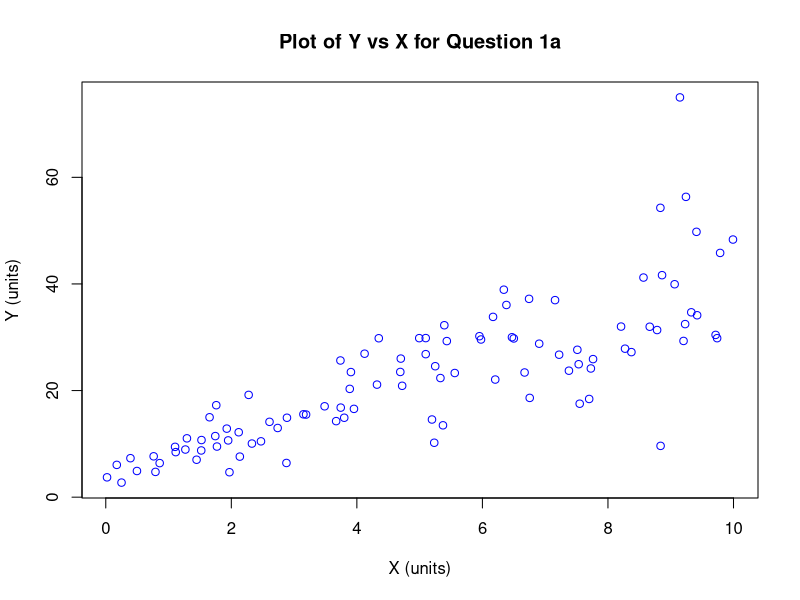
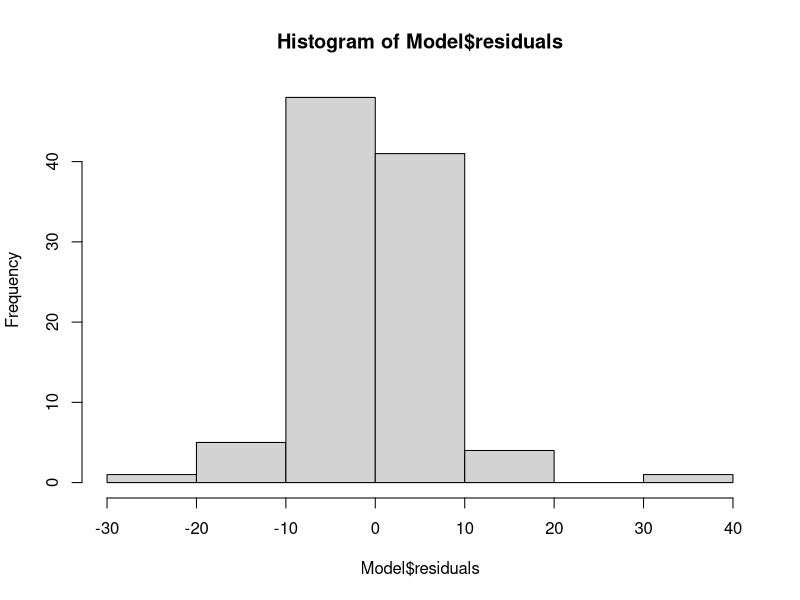
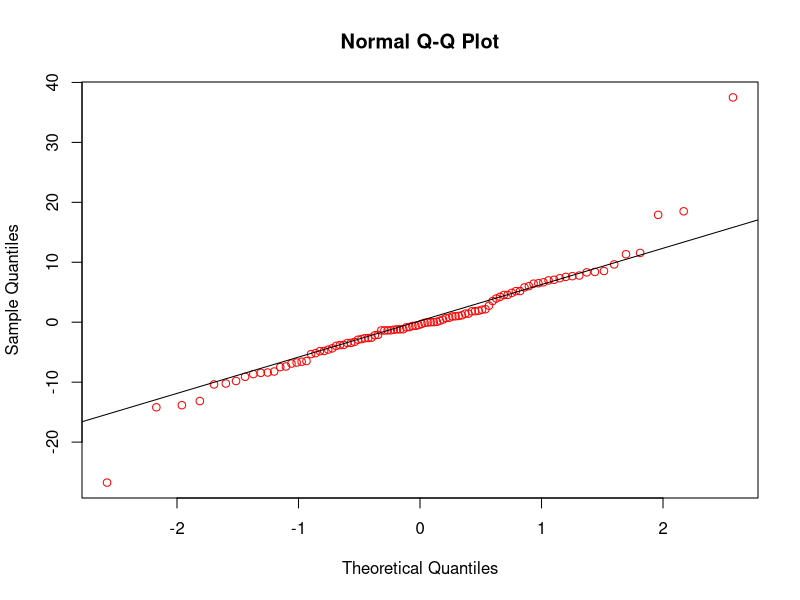
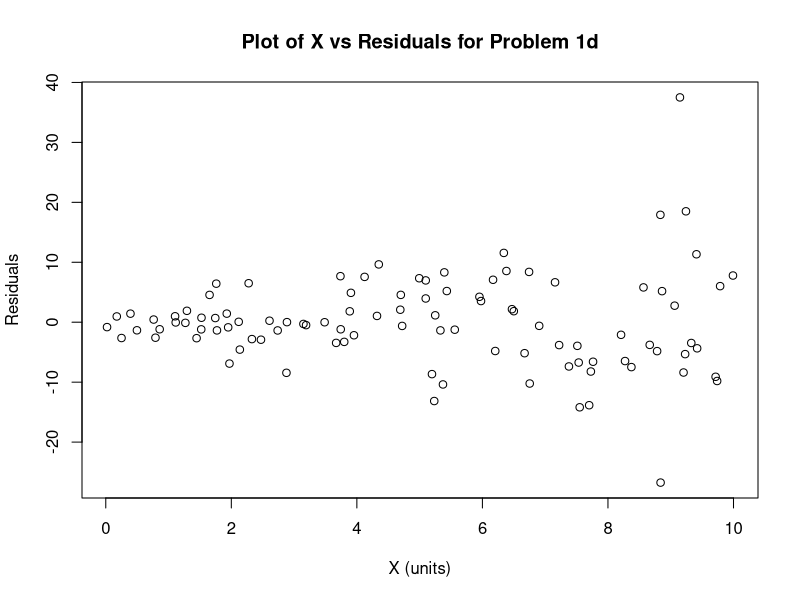
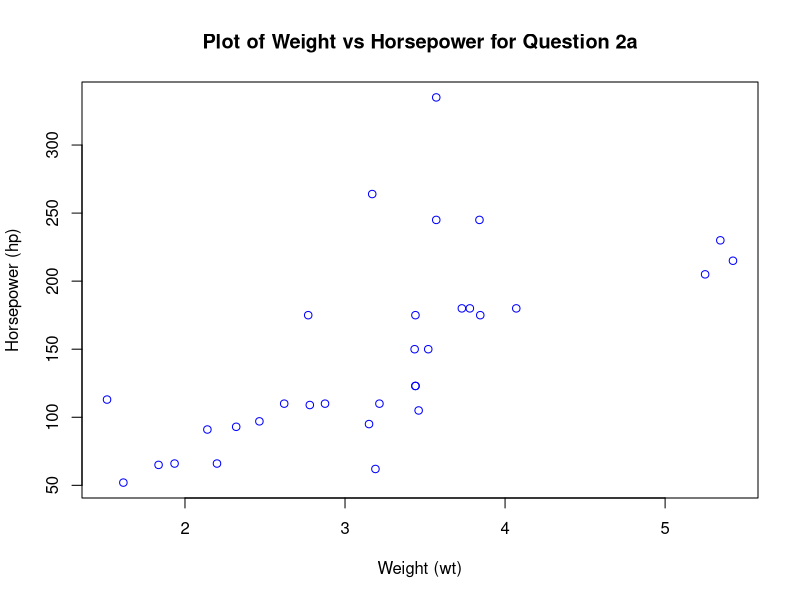
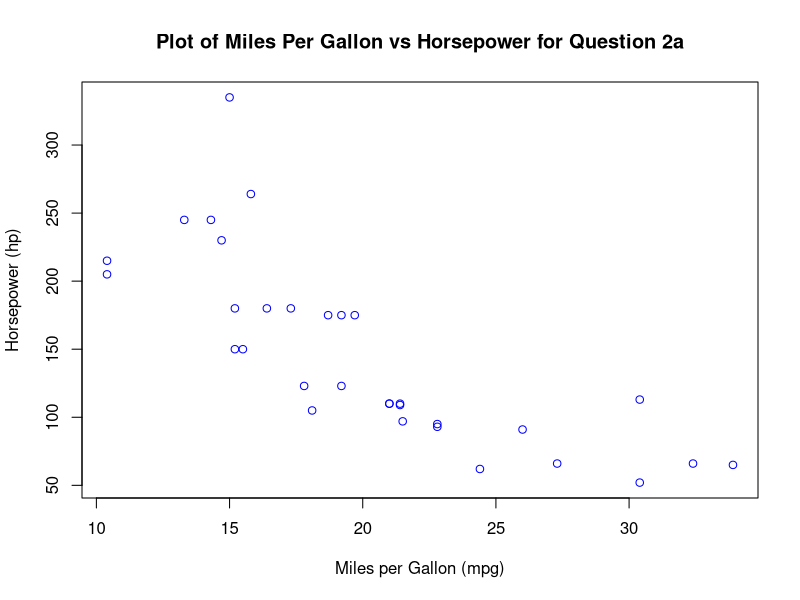

Write R code to recreate these figures, in order.
## ---- chunk 1

# Creates X and Y variable - per instruction in Assignment 2

set.seed(2017)
X=runif(100)*10
Y=X*4+3.45
Y=rnorm(100)*0.29*Y+Y

## ---- chunk 2

# Plot Y vs X on a graph with title, x-axis title, y-axis title, and blue colored points

plot(X,Y, xlab = "X (units)", ylab = "Y (units)", main = "Plot of Y vs X for Question 1a", col = "blue")

## ---- chunk 3

# Creates a model for the created X and Y variables and displays the results

Model = lm(Y~X)
Model$coefficients
summary(Model)

## ---- chunk 4

# Create a histogram of the residuals to determine if they are normal.

hist(Model$residuals)
## ---- chunk 5

# Create a probability plot to also check for normality of the residuals.

qqnorm(Model$residuals, col = "red")
qqline(Model$residuals)
## ---- chunk 6

# Plots the residuals vs X to search for patterns

plot(X,Model$residuals, xlab = "X (units)", ylab = "Residuals", main = "Plot of X vs Residuals for Problem 1d")
## ---- chunk 7

# Displays the first six rows of the data set

head(mtcars)

## ---- chunk 8

# Creates a linear model for weight vs horsepower and displays a plot of the points

Model2 = lm(hp~wt, data = mtcars)
summary(Model2)
plot(mtcars$wt,mtcars$hp, xlab = "Weight (wt)", ylab = "Horsepower (hp)", main = "Plot of Weight vs Horsepower for Question 2a", col = "blue")

## ---- chunk 9

# Creates a linear model for mpg vs horsepower and displays a plot of the points

Model3 = lm(hp~mpg, data = mtcars)
summary(Model3)
plot(mtcars$mpg,mtcars$hp, xlab = "Miles per Gallon (mpg)", ylab = "Horsepower (hp)", main = "Plot of Miles Per Gallon vs Horsepower for Question 2a", col = "blue")

## ---- chunk 10

# Creates a linear model for weight and miles per gallon vs horsepower

Model4 = lm(hp~wt+mpg, data = mtcars)
summary(Model4)

## ---- chunk 11

# Shows which variables are factor or numeric

str(mtcars)

## ---- chunk 12

# Convert cylinder into a factor, rather than numeric, and verify it is indeed a factor now.

mtcars$cyl = as.factor(mtcars$cyl)
str(mtcars)
## ---- chunk 13

# A multiple regression model is utilized in this case to build a model that represents horsepower as a result of cylinders and miles per gallon.

Model5 = lm(hp~cyl+mpg, data = mtcars)
summary(Model5)

## ---- chunk 14

# Predict the estimated horse power of a car with 4 cylinders and 22 mpg

predict(Model5, data.frame(mpg = c(22), cyl = c("4")))
## ---- chunk 15

# Predict the estimated horse power of a car with 4 cylinders and 22 mpg at a 85% confidence interval

predict(Model5, data.frame(mpg = c(22), cyl = c("4")), interval = "prediction", level = 0.85)

## ---- chunk 16

library(mlbench)
data(BostonHousing)

# Check the data set to see which variable are considered numeric and which are factors.

str(BostonHousing)

## ---- chunk 17

# Create a linear model for median value based on crim, zn, ptratio, and chas.

Model6 = lm(medv~crim+zn+ptratio+chas, data = BostonHousing)
summary(Model6)

## ---- chunk 18

# Returns the ANOVA results for the model used in this problem

anova(Model6)

